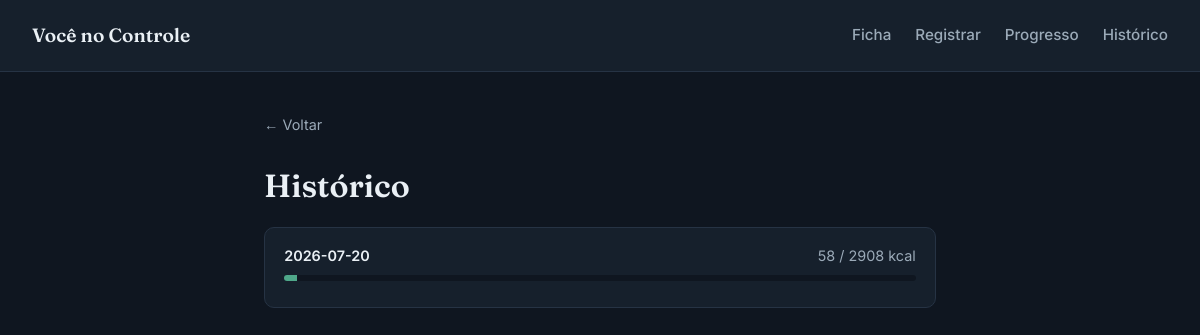
The app's page /historico, older data.
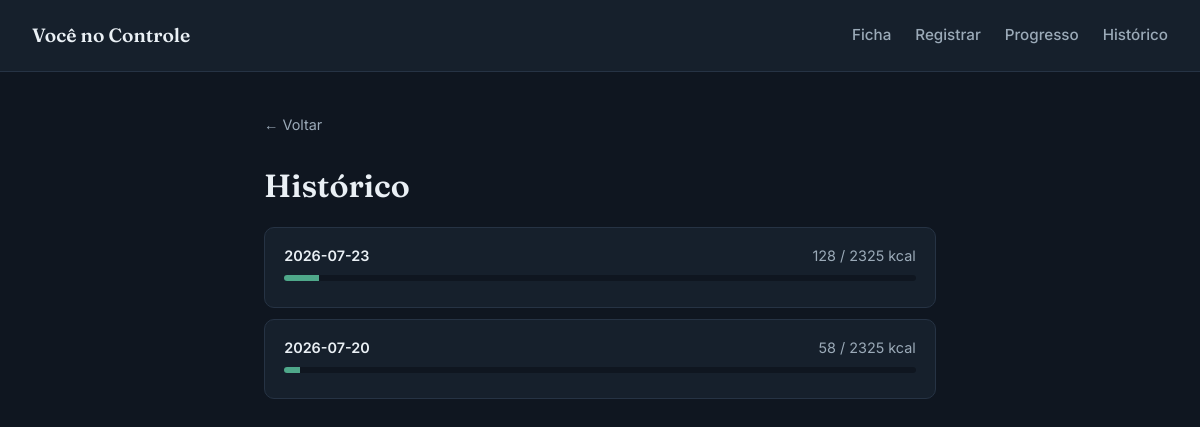
The same page, newer data.
### tables this page shows
CREATE TABLE usuario (
    id INTEGER PRIMARY KEY AUTOINCREMENT,
    nome TEXT NOT NULL,
    idade INTEGER NOT NULL,
    sexo TEXT NOT NULL CHECK(sexo IN ('M','F')),
    peso_atual REAL NOT NULL,
    peso_desejado REAL NOT NULL,
    altura REAL NOT NULL,
    nivel_atividade INTEGER NOT NULL CHECK(nivel_atividade BETWEEN 1 AND 4),
    objetivo INTEGER NOT NULL CHECK(objetivo IN (1,2,3)),
    tmb REAL,
    meta_calorica REAL,
    criado_em TEXT DEFAULT CURRENT_TIMESTAMP
, meta_proteina REAL, meta_carbo REAL, meta_gordura REAL);

### app.py (the view)
@app.route("/historico")
def historico():
    usuario = buscar_usuario()
    if usuario is None:
        return redirect("/ficha")
    dias = listar_dias_com_registro(usuario["id"])
    resumo_dias = []
    for d in dias:
        totais = progresso_do_dia(usuario["id"], d["data"])
        kcal = totais["total_kcal"] or 0
        meta = usuario["meta_calorica"] or 0
        percentual = min((kcal / meta * 100) if meta > 0 else 0, 100)
        resumo_dias.append({
            "data": d["data"],
            "kcal": kcal,
            "meta": meta,
            "percentual": percentual
        })
    return render_template("historico.html", resumo_dias=resumo_dias)

### database.py (called while the page is built)
def conectar():
    conn = sqlite3.connect(DB)
    conn.row_factory = sqlite3.Row
    return conn

def buscar_usuario():
    conn = conectar()
    usuario = conn.execute("SELECT * FROM usuario LIMIT 1").fetchone()
    conn.close()
    return usuario

def progresso_do_dia(usuario_id, data):
    conn = conectar()
    resultado = conn.execute("""
        SELECT
            SUM(r.gramas * a.kcal_100g / 100) AS total_kcal,
            SUM(r.gramas * a.proteina_100g / 100) AS total_prot,
            SUM(r.gramas * a.carbo_100g / 100) AS total_carbo,
            SUM(r.gramas * a.gordura_100g / 100) AS total_gord
        FROM registro_refeicao r
        JOIN alimento a ON a.id = r.alimento_id
        WHERE r.usuario_id = ? AND r.data = ?
    """, (usuario_id, data)).fetchone()
    conn.close()
    return resultado

def listar_dias_com_registro(usuario_id):
    conn = conectar()
    dias = conn.execute("""
        SELECT DISTINCT data
        FROM registro_refeicao
        WHERE usuario_id = ?
        ORDER BY data DESC
    """, (usuario_id,)).fetchall()
    conn.close()
    return dias

### templates/historico.html (shortened to what this page needs)
{% extends "base.html" %}
{% block conteudo %}
    <h1>Histórico</h1>
    {% if resumo_dias %}
        <ul class="lista-historico-resumo">
        {% for d in resumo_dias %}
            <li>
                <a href="/historico/{{ d['data'] }}" class="item-historico">
                    <div class="item-historico-topo">
                        <span class="item-historico-data">{{ d['data'] }}</span>
                        <span class="item-historico-kcal">{{ "%.0f"|format(d['kcal']) }} / {{ "%.0f"|format(d['meta']) }} kcal</span>
                    </div>
                    <div class="barra-macro">
                        <div class="barra-macro-preenchida" style="width: {{ d['percentual'] }}%;"></div>
                    </div>
                </a>
            </li>
        {% endfor %}
        </ul>
    {% else %}
        <p class="vazio">Nenhum dia registrado ainda.</p>
    {% endif %}
{% endblock %}

Row changes from the older to the newer data that the page shows:
now on one of the page's lists (row edited): usuario: data "2026-07-20", meta "2325"
changed usuario: data "2026-07-20" → "2026-07-23"; kcal "58" → "128"; meta "2908" → "2325"; {{ d['percentual'] }} 1.9806865864362513 → 5.506480008466212 (drawn)
